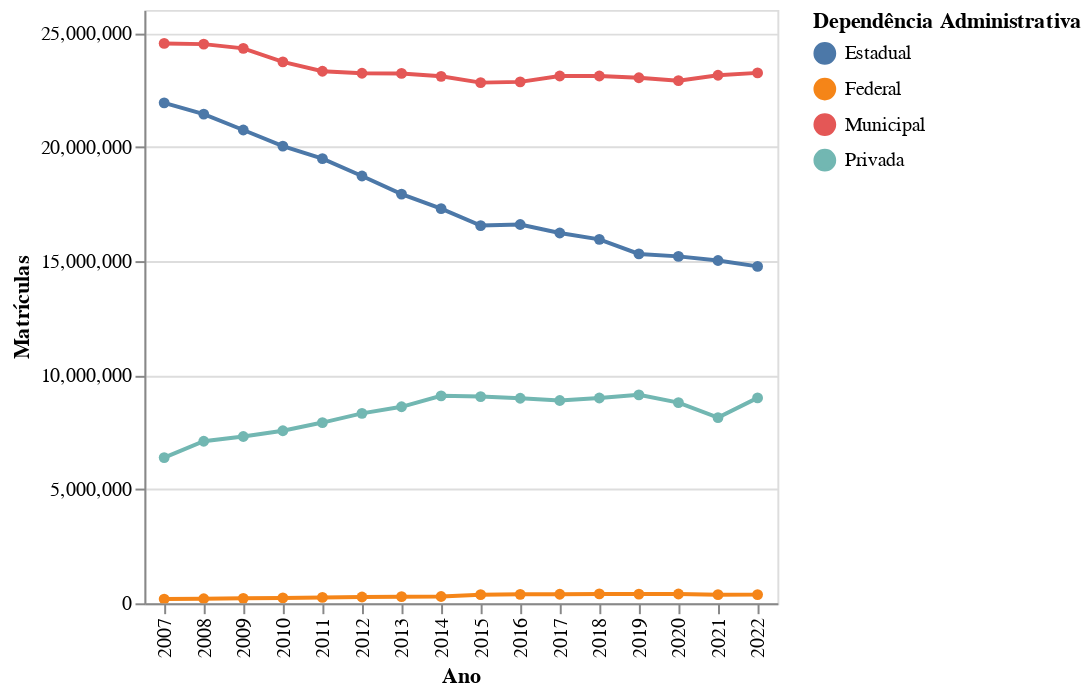

Notebook cell for this chart:
### Markdown cell above
para melhorar o nosso entendimento vamos adicionar uma visualização de dados usando a biblioteca [Vega-Altair](https://altair-viz.github.io/getting_started/overview.html)

### Code cell
dados = dados.groupby(['TP_DEPENDENCIA', 'NU_ANO_CENSO']).sum().reset_index().sort_values('QT_MAT_BAS', ascending=False)

alt.Chart(dados).mark_line(point=True).encode(
    x=alt.X('NU_ANO_CENSO:N', title='Ano'),
    y=alt.Y('QT_MAT_BAS', title='Matrículas'),
    color=alt.Color('TP_DEPENDENCIA', title="Dependência Administrativa"),
).interactive()

### Figure 1 — Vega-Lite specification as saved in the notebook (floating-point values rounded to 4 significant figures)
{"config": {"view": {"continuousWidth": 400, "continuousHeight": 300}}, "data": {"name": "data-eb436473f6e63602b8b80e43bcb2fce6"}, "mark": {"type": "line", "point": true}, "encoding": {"color": {"field": "TP_DEPENDENCIA", "title": "Dependência Administrativa", "type": "nominal"}, "x": {"field": "NU_ANO_CENSO", "title": "Ano", "type": "nominal"}, "y": {"field": "QT_MAT_BAS", "title": "Matrículas", "type": "quantitative"}}, "selection": {"selector001": {"type": "interval", "bind": "scales", "encodings": ["x", "y"]}}, "$schema": "https://vega.github.io/schema/vega-lite/v4.17.0.json", "datasets": {"data-eb436473f6e63602b8b80e43bcb2fce6": [{"TP_DEPENDENCIA": "Municipal", "NU_ANO_CENSO": 2007, "QT_MAT_BAS": 24530000.0}, {"TP_DEPENDENCIA": "Municipal", "NU_ANO_CENSO": 2008, "QT_MAT_BAS": 24500000.0}, {"TP_DEPENDENCIA": "Municipal", "NU_ANO_CENSO": 2009, "QT_MAT_BAS": 24320000.0}, {"TP_DEPENDENCIA": "Municipal", "NU_ANO_CENSO": 2010, "QT_MAT_BAS": 23720000.0}, {"TP_DEPENDENCIA": "Municipal", "NU_ANO_CENSO": 2011, "QT_MAT_BAS": 23310000.0}, {"TP_DEPENDENCIA": "Municipal", "NU_ANO_CENSO": 2022, "QT_MAT_BAS": 23240000.0}, {"TP_DEPENDENCIA": "Municipal", "NU_ANO_CENSO": 2012, "QT_MAT_BAS": 23220000.0}, {"TP_DEPENDENCIA": "Municipal", "NU_ANO_CENSO": 2013, "QT_MAT_BAS": 23220000.0}, {"TP_DEPENDENCIA": "Municipal", "NU_ANO_CENSO": 2021, "QT_MAT_BAS": 23140000.0}, {"TP_DEPENDENCIA": "Municipal", "NU_ANO_CENSO": 2018, "QT_MAT_BAS": 23100000.0}, {"TP_DEPENDENCIA": "Municipal", "NU_ANO_CENSO": 2017, "QT_MAT_BAS": 23100000.0}, {"TP_DEPENDENCIA": "Municipal", "NU_ANO_CENSO": 2014, "QT_MAT_BAS": 23090000.0}, {"TP_DEPENDENCIA": "Municipal", "NU_ANO_CENSO": 2019, "QT_MAT_BAS": 23030000.0}, {"TP_DEPENDENCIA": "Municipal", "NU_ANO_CENSO": 2020, "QT_MAT_BAS": 22900000.0}, {"TP_DEPENDENCIA": "Municipal", "NU_ANO_CENSO": 2016, "QT_MAT_BAS": 22850000.0}, {"TP_DEPENDENCIA": "Municipal", "NU_ANO_CENSO": 2015, "QT_MAT_BAS": 22810000.0}, {"TP_DEPENDENCIA": "Estadual", "NU_ANO_CENSO": 2007, "QT_MAT_BAS": 21930000.0}, {"TP_DEPENDENCIA": "Estadual", "NU_ANO_CENSO": 2008, "QT_MAT_BAS": 21430000.0}, {"TP_DEPENDENCIA": "Estadual", "NU_ANO_CENSO": 2009, "QT_MAT_BAS": 20740000.0}, {"TP_DEPENDENCIA": "Estadual", "NU_ANO_CENSO": 2010, "QT_MAT_BAS": 20030000.0}, {"TP_DEPENDENCIA": "Estadual", "NU_ANO_CENSO": 2011, "QT_MAT_BAS": 19480000.0}, {"TP_DEPENDENCIA": "Estadual", "NU_ANO_CENSO": 2012, "QT_MAT_BAS": 18720000.0}, {"TP_DEPENDENCIA": "Estadual", "NU_ANO_CENSO": 2013, "QT_MAT_BAS": 17930000.0}, {"TP_DEPENDENCIA": "Estadual", "NU_ANO_CENSO": 2014, "QT_MAT_BAS": 17290000.0}, {"TP_DEPENDENCIA": "Estadual", "NU_ANO_CENSO": 2016, "QT_MAT_BAS": 16600000.0}, {"TP_DEPENDENCIA": "Estadual", "NU_ANO_CENSO": 2015, "QT_MAT_BAS": 16550000.0}, {"TP_DEPENDENCIA": "Estadual", "NU_ANO_CENSO": 2017, "QT_MAT_BAS": 16220000.0}, {"TP_DEPENDENCIA": "Estadual", "NU_ANO_CENSO": 2018, "QT_MAT_BAS": 15950000.0}, {"TP_DEPENDENCIA": "Estadual", "NU_ANO_CENSO": 2019, "QT_MAT_BAS": 15310000.0}, {"TP_DEPENDENCIA": "Estadual", "NU_ANO_CENSO": 2020, "QT_MAT_BAS": 15200000.0}, {"TP_DEPENDENCIA": "Estadual", "NU_ANO_CENSO": 2021, "QT_MAT_BAS": 15020000.0}, {"TP_DEPENDENCIA": "Estadual", "NU_ANO_CENSO": 2022, "QT_MAT_BAS": 14760000.0}, {"TP_DEPENDENCIA": "Privada", "NU_ANO_CENSO": 2019, "QT_MAT_BAS": 9135000.0}, {"TP_DEPENDENCIA": "Privada", "NU_ANO_CENSO": 2014, "QT_MAT_BAS": 9091000.0}, {"TP_DEPENDENCIA": "Privada", "NU_ANO_CENSO": 2015, "QT_MAT_BAS": 9058000.0}, {"TP_DEPENDENCIA": "Privada", "NU_ANO_CENSO": 2022, "QT_MAT_BAS": 9000000.0}, {"TP_DEPENDENCIA": "Privada", "NU_ANO_CENSO": 2018, "QT_MAT_BAS": 8995000.0}, {"TP_DEPENDENCIA": "Privada", "NU_ANO_CENSO": 2016, "QT_MAT_BAS": 8983000.0}, {"TP_DEPENDENCIA": "Privada", "NU_ANO_CENSO": 2017, "QT_MAT_BAS": 8887000.0}, {"TP_DEPENDENCIA": "Privada", "NU_ANO_CENSO": 2020, "QT_MAT_BAS": 8791000.0}, {"TP_DEPENDENCIA": "Privada", "NU_ANO_CENSO": 2013, "QT_MAT_BAS": 8610000.0}, {"TP_DEPENDENCIA": "Privada", "NU_ANO_CENSO": 2012, "QT_MAT_BAS": 8322000.0}, {"TP_DEPENDENCIA": "Privada", "NU_ANO_CENSO": 2021, "QT_MAT_BAS": 8136000.0}, {"TP_DEPENDENCIA": "Privada", "NU_ANO_CENSO": 2011, "QT_MAT_BAS": 7919000.0}, {"TP_DEPENDENCIA": "Privada", "NU_ANO_CENSO": 2010, "QT_MAT_BAS": 7560000.0}, {"TP_DEPENDENCIA": "Privada", "NU_ANO_CENSO": 2009, "QT_MAT_BAS": 7310000.0}, {"TP_DEPENDENCIA": "Privada", "NU_ANO_CENSO": 2008, "QT_MAT_BAS": 7101000.0}, {"TP_DEPENDENCIA": "Privada", "NU_ANO_CENSO": 2007, "QT_MAT_BAS": 6386000.0}, {"TP_DEPENDENCIA": "Federal", "NU_ANO_CENSO": 2018, "QT_MAT_BAS": 411100.0}, {"TP_DEPENDENCIA": "Federal", "NU_ANO_CENSO": 2020, "QT_MAT_BAS": 406000.0}, {"TP_DEPENDENCIA": "Federal", "NU_ANO_CENSO": 2019, "QT_MAT_BAS": 404800.0}, {"TP_DEPENDENCIA": "Federal", "NU_ANO_CENSO": 2017, "QT_MAT_BAS": 396500.0}, {"TP_DEPENDENCIA": "Federal", "NU_ANO_CENSO": 2016, "QT_MAT_BAS": 392600.0}, {"TP_DEPENDENCIA": "Federal", "NU_ANO_CENSO": 2022, "QT_MAT_BAS": 380600.0}, {"TP_DEPENDENCIA": "Federal", "NU_ANO_CENSO": 2021, "QT_MAT_BAS": 377100.0}, {"TP_DEPENDENCIA": "Federal", "NU_ANO_CENSO": 2015, "QT_MAT_BAS": 376200.0}, {"TP_DEPENDENCIA": "Federal", "NU_ANO_CENSO": 2014, "QT_MAT_BAS": 296700.0}, {"TP_DEPENDENCIA": "Federal", "NU_ANO_CENSO": 2013, "QT_MAT_BAS": 290800.0}, {"TP_DEPENDENCIA": "Federal", "NU_ANO_CENSO": 2012, "QT_MAT_BAS": 276400.0}, {"TP_DEPENDENCIA": "Federal", "NU_ANO_CENSO": 2011, "QT_MAT_BAS": 257100.0}, {"TP_DEPENDENCIA": "Federal", "NU_ANO_CENSO": 2010, "QT_MAT_BAS": 235100.0}, {"TP_DEPENDENCIA": "Federal", "NU_ANO_CENSO": 2009, "QT_MAT_BAS": 217700.0}, {"TP_DEPENDENCIA": "Federal", "NU_ANO_CENSO": 2008, "QT_MAT_BAS": 197500.0}, {"TP_DEPENDENCIA": "Federal", "NU_ANO_CENSO": 2007, "QT_MAT_BAS": 185100.0}]}}
